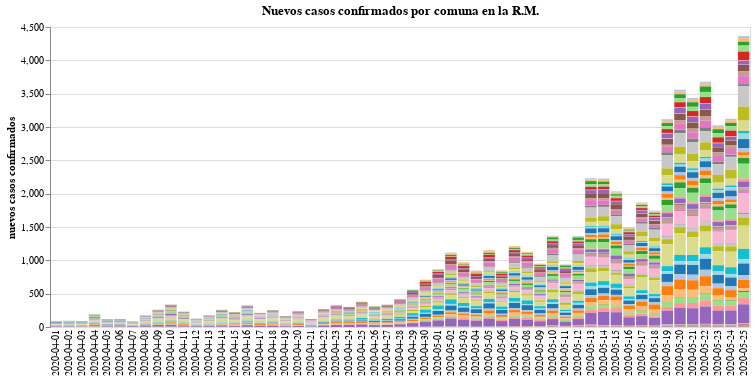

Write notebook code for a chart like this one.
### Code cell
#hide_input
input_dropdown = alt.binding_select(options=data_long_form['Comuna'].unique())
selection1 = alt.selection_single(fields=['Comuna'], bind=input_dropdown, name=' ')
selection2 = alt.selection_multi(fields=['Comuna'], on='mouseover')

color = alt.condition(selection1 | selection2,
                    alt.Color('Comuna:N', scale=alt.Scale(scheme='category20'), legend=None),
                    alt.value('lightgray'))

bars1 = alt.Chart(data_long_form).mark_bar().encode(
    x=alt.X("Fecha", axis=alt.Axis(title="", domain=False, tickSize=0)),
    y=alt.Y("Casos confirmados", axis=alt.Axis(title="nuevos casos confirmados")),
    tooltip = ["Fecha", "Comuna", "Casos confirmados"],
    color = color
).properties(
    title="Nuevos casos confirmados por comuna en la R.M.",
    width=700).add_selection(
    selection1, selection2
).transform_filter(
    selection1
)

bars1

### Figure 1 — Vega-Lite specification as saved in the notebook (floating-point values rounded to 4 significant figures; data arrays with more than 128 entries replaced by an {"elided": "..."} marker saying what was removed)
{"config": {"view": {"continuousWidth": 400, "continuousHeight": 300}}, "data": {"name": "data-9c9c142a7767999b94f05822ded18b15"}, "mark": "bar", "encoding": {"color": {"condition": {"type": "nominal", "field": "Comuna", "legend": null, "scale": {"scheme": "category20"}, "selection": {"or": [" ", "selector001"]}}, "value": "lightgray"}, "tooltip": [{"type": "nominal", "field": "Fecha"}, {"type": "nominal", "field": "Comuna"}, {"type": "quantitative", "field": "Casos confirmados"}], "x": {"type": "nominal", "axis": {"domain": false, "tickSize": 0, "title": ""}, "field": "Fecha"}, "y": {"type": "quantitative", "axis": {"title": "nuevos casos confirmados"}, "field": "Casos confirmados"}}, "selection": {" ": {"type": "single", "fields": ["Comuna"], "bind": {"input": "select", "options": ["Alhue", "Buin", "Calera de Tango", "Cerrillos", "Cerro Navia", "Colina", "Conchali", "Curacavi", "El Bosque", "El Monte", "Estacion Central", "Huechuraba", "Independencia", "Isla de Maipo", "La Cisterna", "La Florida", "La Granja", "La Pintana", "La Reina", "Lampa", "Las Condes", "Lo Barnechea", "Lo Espejo", "Lo Prado", "Macul", "Maipu", "Maria Pinto", "Melipilla", "Nunoa", "Padre Hurtado", "Paine", "Pedro Aguirre Cerda", "Penaflor", "Penalolen", "Pirque", "Providencia", "Pudahuel", "Puente Alto", "Quilicura", "Quinta Normal", "Recoleta", "Renca", "San Bernardo", "San Joaquin", "San Jose de Maipo", "San Miguel", "San Pedro", "San Ramon", "Santiago", "Talagante", "Tiltil", "Vitacura"]}}, "selector001": {"type": "multi", "fields": ["Comuna"], "on": "mouseover"}}, "title": "Nuevos casos confirmados por comuna en la R.M.", "transform": [{"filter": {"selection": " "}}], "width": 700, "$schema": "https://vega.github.io/schema/vega-lite/v4.8.1.json", "datasets": {"data-9c9c142a7767999b94f05822ded18b15": {"elided": "2860 records"}}}
